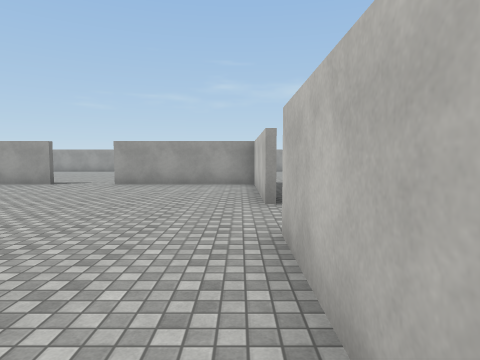
[1] (above)

24 first-person views from a walk through a 3-D level made in the Unity game engine. The camera is 1.5 m above the floor, tilts 4° down and sees 75° across. The floor is counted in squares, 2 m on a side. Each view is taken from the middle of a square. On the plan, view 1 faces up. The plan holds only what a view shows up to about 10 squares ahead; the rest is blank. The place goes on beyond the plan. Surface patterns are stand-ins for the level's own textures.

[2]
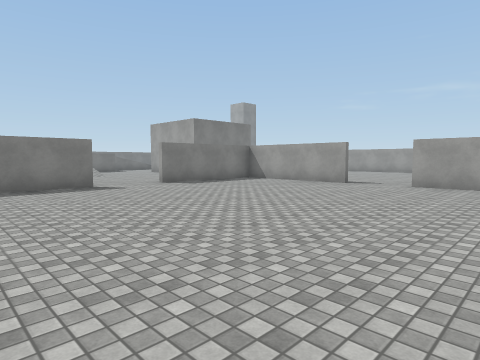

[3]
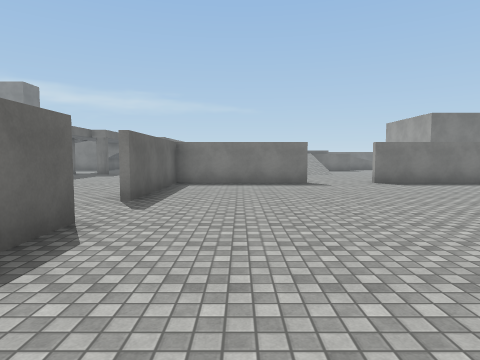

[4]
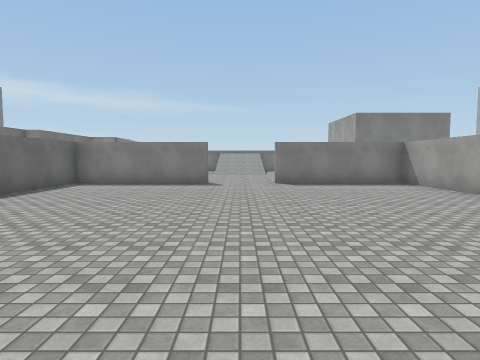

[5]
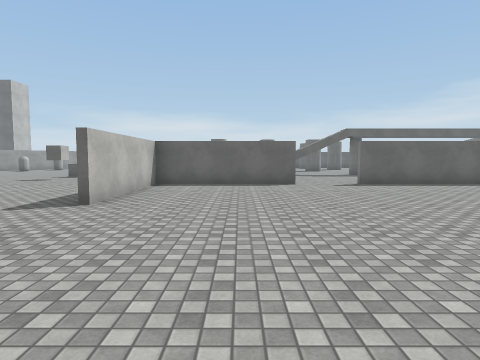

[6]
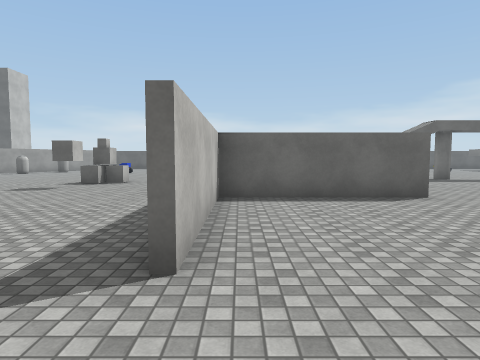

[7]
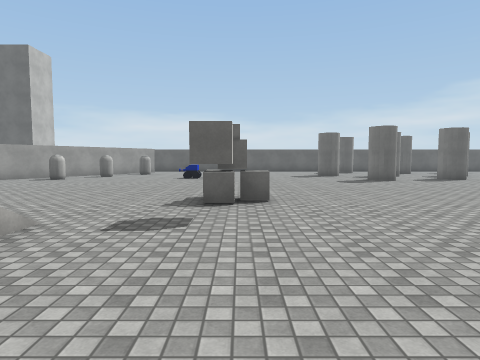

[8]
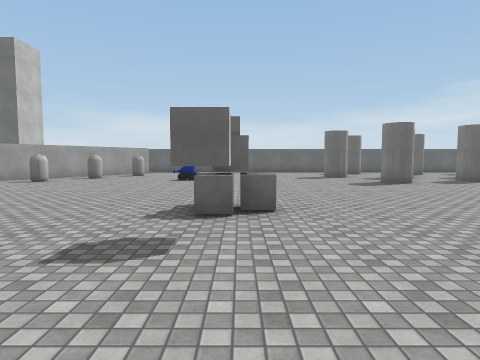

[9]
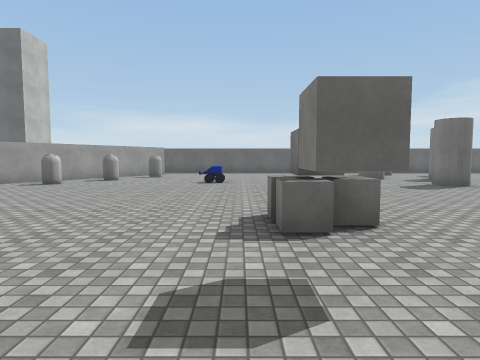

[10]
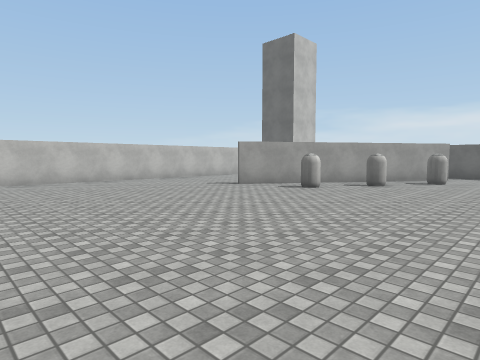

[11]
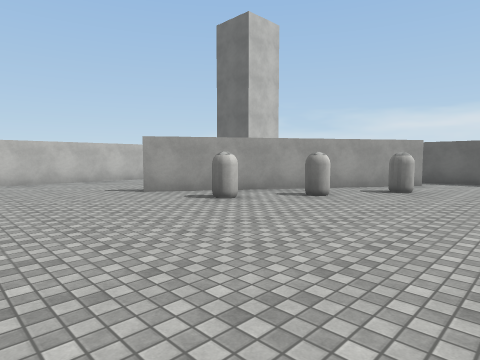

[12]
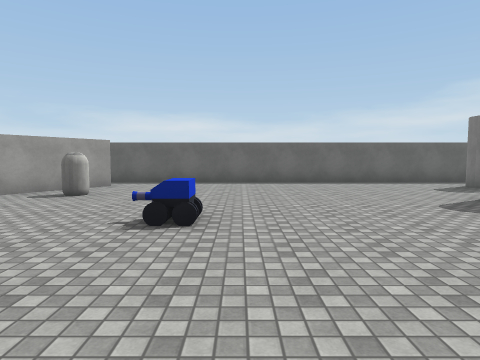

[13]
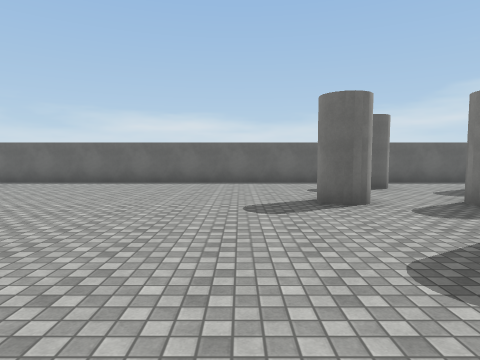

[14]
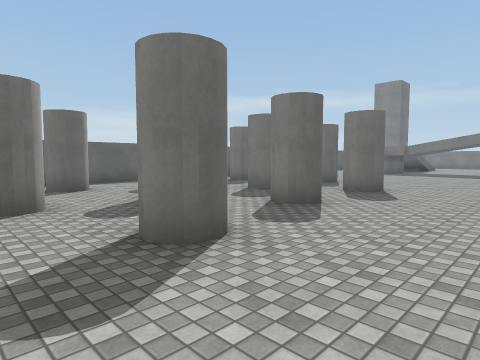

[15]
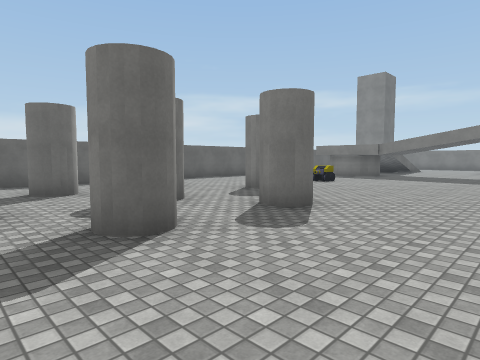

[16]
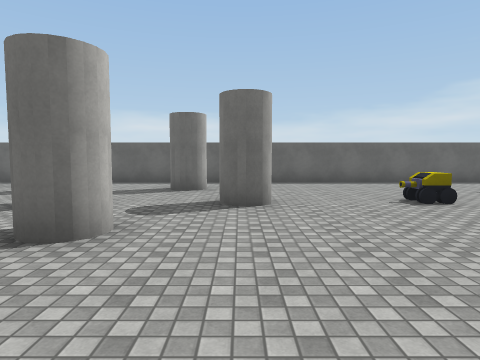

[17]
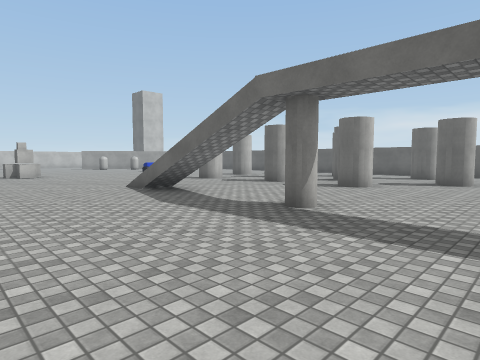

[18]
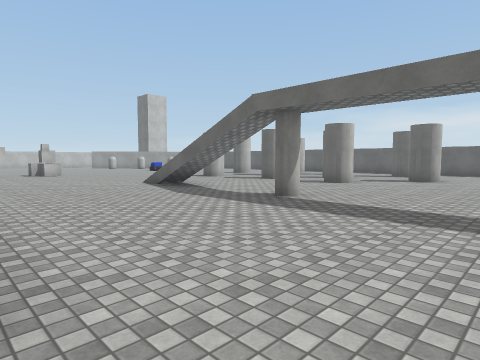

[19]
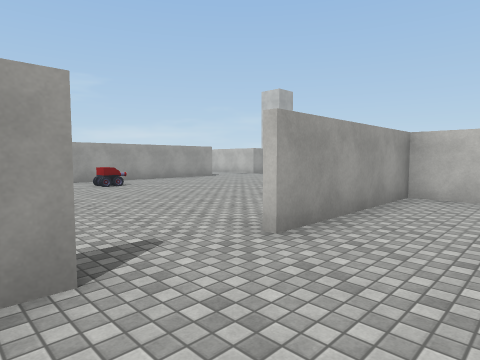

[20]
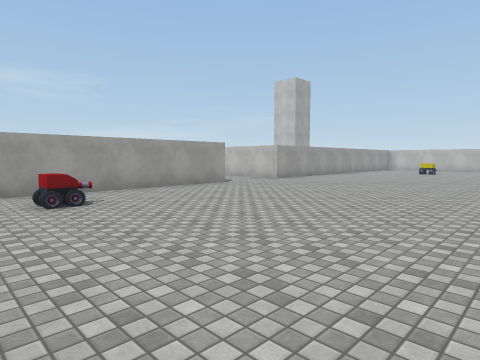

[21]
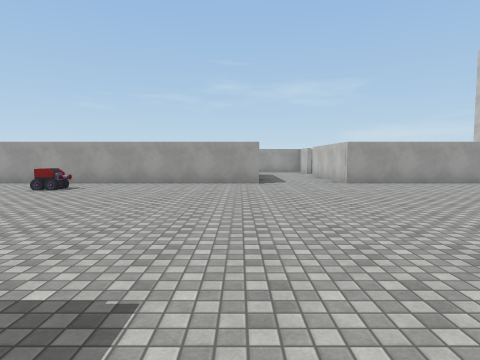

[22]
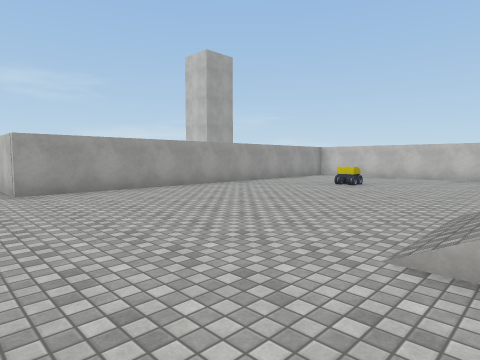

[23]
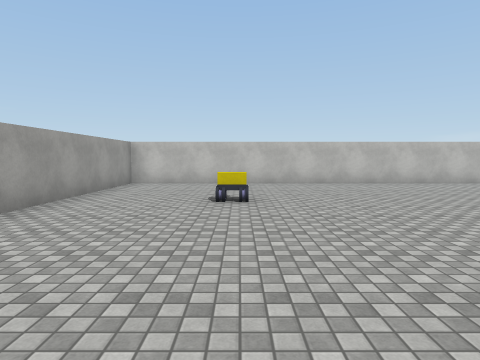

[24]
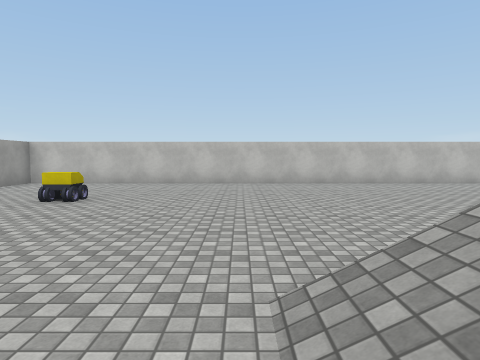

### Floor plan
Points are (right, up) in squares from view 1. A wall is a line through its corners. A room is listed if a view was taken in it or the views show most of it. See-through windows are left out.
Room 1 (views 1, 2, 3, 4, 5, 6, 19)
walls: (0.4, 5) (0.4, 8.9) (-3.6, 8.9); (-3.6, -0.9) (0.4, -0.9) (0.4, 3.1); (-5.4, 8.9) (-9.4, 8.9) (-9.4, 5); (-9.4, 3.1) (-9.4, -0.9) (-5.4, -0.9)
ways out: opening at (-9, 4.5) to room 2; opening at (-4.5, -1) to room 2; opening at (-4.5, 9) to room 2; opening at (1, 4.5) to room 2
Room 2 (views 7, 8, 9, 10, 11, 12, 13, 14, 15, 16, 17, 18, 20, 21, 22, 23, 24)
walls: (16.3, 3.9) (16.3, 17.2) (5.2, 17.2); (8.4, -15.4) (12.4, -9.4); (16.3, -9.9) (16.3, -4.2); (2.6, 17.2) (-5.1, 17.2); (-7.4, -16.7) (9.5, -16.7); (-12.5, -16.7) (-9, -16.7)
ways out: opening at (-9, 4.5) to room 1; opening at (-4.5, -1) to room 1; opening at (-4.5, 9) to room 1; opening at (1, 4.5) to room 1; opening at (4, 16)
objects: tank (-11, -12); cylinder (-8, -12); cylinder (-7, -15); cylinder (-7, -6); cylinder (-6, -10); cylinder (-5, -12); cylinder (-4, -14); cylinder (-4, -10); cylinder (-2, -12); tank (-2, 16); cylinder (-1, -15); cylinder (-1, -10); cylinder (0, -12); box (4, -4); box (4, -3); box (5, -5); box (5, -4); capsule (8, -13); capsule (9, -12); capsule (11, -10); tank (13, 14)

Where each view was taken, in squares from view 1:
view 1: 0 up, 0 right, facing up
view 2: 0 up, 1 left, facing up-left
view 3: 1 up, 0 right, facing left
view 4: 4 up, 0 right, facing left
view 5: 8 up, 2 left, facing down
view 6: 5 up, 0 right, facing down
view 7: 1 up, 4 right, facing down
view 8: 0 up, 4 right, facing down
view 9: 1 down, 5 right, facing down
view 10: 3 down, 6 right, facing down-right
view 11: 6 down, 6 right, facing down-right
view 12: 7 down, 5 right, facing down
view 13: 7 down, 2 right, facing down
view 14: 7 down, 1 right, facing down-left
view 15: 7 down, 2 left, facing down-left
view 16: 7 down, 8 left, facing down
view 17: 2 down, 10 left, facing down-right
view 18: 1 down, 11 left, facing down-right
view 19: 7 up, 6 left, facing up-right
view 20: 10 up, 4 left, facing up-right
view 21: 8 up, 2 right, facing up
view 22: 10 up, 4 right, facing up-right
view 23: 14 up, 7 right, facing right
view 24: 11 up, 7 right, facing right
